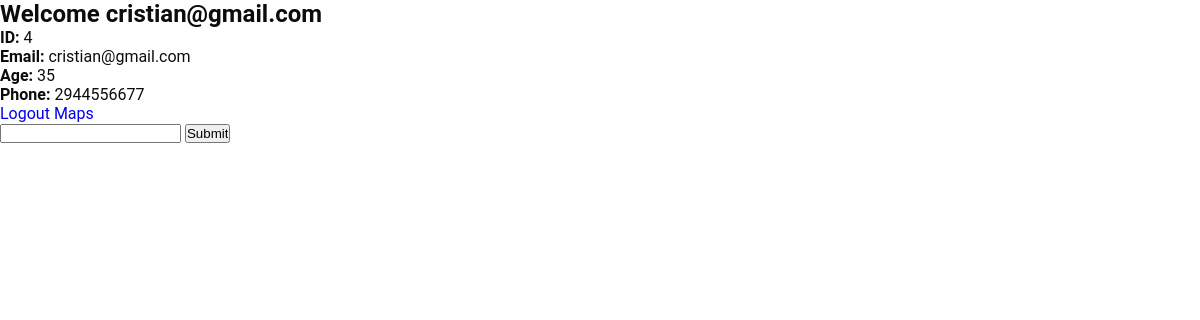
Screenshot of /otherpages/login&register/index.php (signed in) with the database file from the repository.
### tables this page shows
CREATE TABLE `user_data` (
  `id` int(11) NOT NULL,
  `username` varchar(255) NOT NULL,
  `pass` varchar(255) NOT NULL,
  `phone` varchar(255) NOT NULL,
  `age` int(11) NOT NULL,
  `email` varchar(255) NOT NULL,
  `rol_id` int(2) NOT NULL
);

### otherpages/login&register/index.php (the view, shortened to what this page needs)
<?php
$inc = include("conection.php");
$iduser = $_SESSION["usuario"];
if ($inc) {
	$consulta = "SELECT * FROM user_data WHERE email = '$iduser'";
	$resultado = mysqli_query($conn,$consulta);
	if ($resultado) {
		while ($row = $resultado->fetch_array()) {
	    $id = $row['id'];
	    $email = $row['email'];
	    $age = $row['age'];
        $phone = $row['phone'];
	    }
	}
}
?>
<!DOCTYPE html>
<html>
<head>
    <link rel="stylesheet" href="../fonts/material-icon/css/material-design-iconic-font.min.css">
    <link rel="stylesheet" href="../css2/style.css">
</head>
<body>
<div class="main">
<section class="signup">
    <div class="container">
        <div class="signup-content">
            <div class="signup-form">
                <h2 class="form-title">Welcome <?php echo $iduser ?></h2>
                <div>
        	<div>
        		<p>
        			<b>ID: </b> <?php echo $id ?><br>
        		    <b>Email: </b> <?php echo $email ?><br>
        		    <b>Age: </b> <?php echo $age ?><br>
                    <b>Phone: </b> <?php echo $phone ?><br>
        		</p>
        	</div>
            <a class="form-submit" href="logout.php">Logout</a>
			<a class="form-submit" href="../maps/map.php">Maps</a>
    </div>
</section>
<form action="../maps/map.php" method="POST">
	<input type="text" name="direction">
	<input type="submit" name="search">
</form>
</body>
</html>

### css/style.css (style rules this page uses)
*,*:after, *:before { margin:0; padding: 0; -webkit-box-sizing: border-box; -moz-box-sizing: border-box; box-sizing: border-box; }
html { overflow-x: hidden; }
body { font-family: "Roboto", sans-serif; color: #0c0c0c; background-color: #ffffff; overflow-x: hidden; }
section { max-width: 100%; margin: auto; }
a, a:hover, a:focus { text-decoration: none; }

### rows the page displays
user_data: id "4", email "cristian@gmail.com", age "35", phone "2944556677"

### other values shown
$iduser "cristian@gmail.com"
